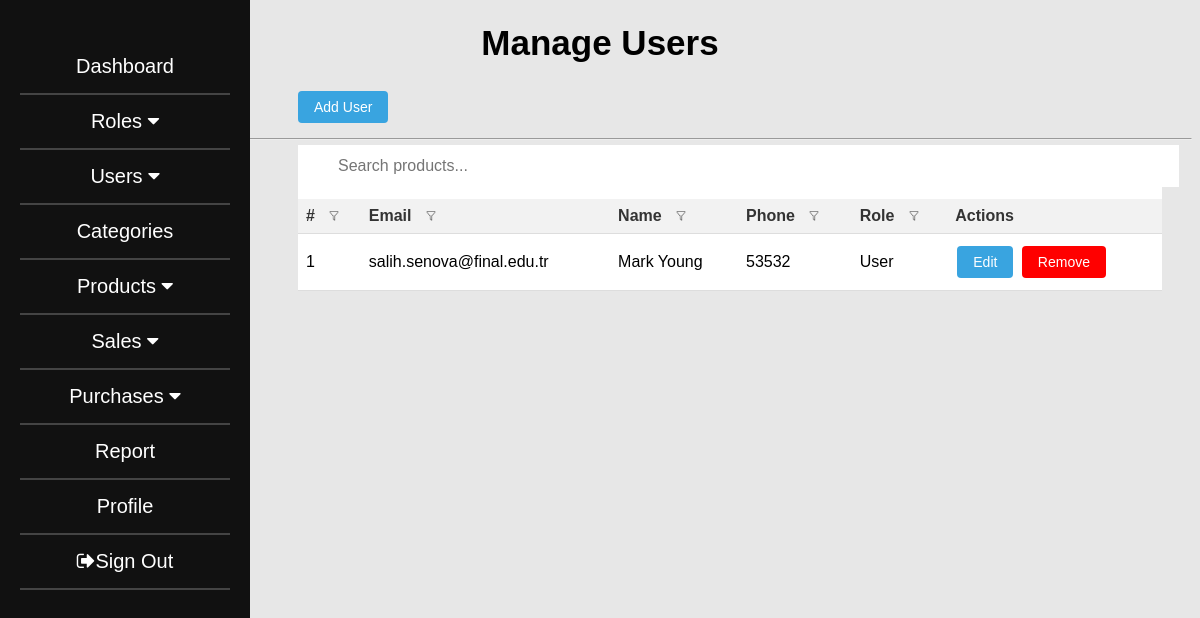
The page /RWInventory/manageuser.php (signed in) on the database its author committed.
### tables this page shows
CREATE TABLE `user` (
  `user_id` int(11) NOT NULL,
  `name` varchar(255) NOT NULL,
  `email` varchar(255) NOT NULL,
  `password` varchar(255) NOT NULL,
  `role` varchar(255) NOT NULL,
  `phone` varchar(255) NOT NULL,
  `company_id` int(11) NOT NULL
);

### RWInventory/manageuser.php (the view, shortened to what this page needs)
<?php
include("connect.php");
$company_id = $_SESSION["company_id"];
?>
<!DOCTYPE html>
<html>
<head>
<link rel="stylesheet" href="https://cdnjs.cloudflare.com/ajax/libs/font-awesome/4.7.0/css/font-awesome.min.css">
</head>
<body>
	<div class="sidebar">
    <ul>
        <li><a href="dash.php">Dashboard</a></li>
        <li class="dropdown">
        <a href="#" class="dropdown-toggle" data-toggle="dropdown">
            Roles <i class="fa fa-caret-down"></i>
        </a>
    </li>
    <li class="dropdown">
        <a href="#" class="dropdown-toggle" data-toggle="dropdown">
            Users <i class="fa fa-caret-down"></i>
        </a>
    </li>
    <li><a href="categories.php">Categories</a></li>
    <li class="dropdown">
        <a href="#" class="dropdown-toggle" data-toggle="dropdown">
            Products <i class="fa fa-caret-down"></i>
        </a>
    </li>
    <li class="dropdown">
        <a href="#" class="dropdown-toggle" data-toggle="dropdown">
            Sales <i class="fa fa-caret-down"></i>
        </a>
    </li>
    <li class="dropdown">
        <a href="#" class="dropdown-toggle" data-toggle="dropdown">
            Purchases <i class="fa fa-caret-down"></i>
        </a>
    </li>
    <li><a href="report.php">Report</a></li>
    <li><a href="profile.php">Profile</a></li>
    <li class="signout"><a href="logout.php"><i class="fa fa-sign-out"></i>Sign Out</a></li>
</ul>
	</div>
	<div class="headerl">
    <h1 style="text-align: center; font-weight: bold; font-size:35px;">Manage Users</h1>
    <a href="adduser.php">
		<button style="margin-left: 290px; margin-bottom: 30px;">Add User</button>
	  </a>
    <hr style="margin-top:-15px; margin-bottom: 5px;">
  </div>
  <div class="container">
	<input type="text" id="search-input" placeholder="Search products...">
    <table>
	<thead>
		<tr>
			<th># <img src="images/filter_icon.png" width="10px" style="margin-left:10px;"></th>
			<th>Email <img src="images/filter_icon.png" width="10px" style="margin-left:10px;"></th>
			<th>Name <img src="images/filter_icon.png" width="10px" style="margin-left:10px;"></th>
			<th>Phone <img src="images/filter_icon.png" width="10px" style="margin-left:10px;"> </th>
			<th>Role <img src="images/filter_icon.png" width="10px" style="margin-left:10px;"></th>
			<th>Actions</th>
		</tr>
	</thead>
	<tbody>
		<?php
     $sql = "SELECT * FROM user where company_id = $company_id";
     $result = mysqli_query($connect, $sql);
		if (mysqli_num_rows($result) > 0) {
			$count = 1;
			while ($row = mysqli_fetch_assoc($result)) {
        $id =  $row["user_id"];
				echo "<tr>";
				echo "<td>" . $count . "</td>";
				echo "<td>" . $row["email"] . "</td>";
				echo "<td>" . $row["name"] . "</td>";
				echo "<td>" . $row["phone"] . "</td>";
				echo "<td>" . $row["role"] . "</td>";
				echo "<td>";
				echo "<a href='edituser.php?id=" . urlencode($id) . "''><button>Edit</button></a>";
        echo "<form action='manageuser.php' method='POST' style='display:inline;'>
        <input type='hidden' name='user_id' value='" . $row["user_id"] . "'>
        <button type='submit' name='delete_user' style='background-color:red;'>Remove</button>
      </form>";
				echo "</td>";
				echo "</tr>";
				$count++;
			}
		} else {
			echo "<tr><td colspan='7'>No users found</td></tr>";
		}
		?>
	</tbody>
</table>
	</div>
</body>
</html>

### RWInventory/manageuser.php (style rules this page uses)
body { font-family: Arial, sans-serif; background-color: #f5f5f5; }
.sidebar { height: 100%; width: 250px; position: fixed; z-index: 1; top: 0; left: 0; background-color: #111; overflow-x: hidden; padding-top: 20px; }
.sidebar ul { list-style-type: none; margin: 10px; padding: 10px; }
.sidebar ul li { border-bottom: 2px solid #444; padding: 15px; text-align: center; }
.sidebar ul li a { color: #fff; display: block; font-size: 20px; text-decoration: none; }
.container { background-color:white; margin-left:290px; margin-right:30px; margin-top:2px; }
body { font-family: Arial, sans-serif; background-color:#e7e7e7; }
h1 { text-align: center; }
table { margin: auto; border-collapse: collapse; width: 100%; }
th, td { padding: 8px; text-align: left; border-bottom: 1px solid #ddd; }
th { background-color: #f2f2f2; color: #333; }
button { background-color: #39A4E0; color: white; border: none; padding: 8px 16px; text-align: center; text-decoration: none; display: inline-block; font-size: 14px; margin: 4px 2px; cursor: pointer; border-radius: 4px; }
#search-input { background-image: url('/css/searchicon.png'); background-position: 10px 12px; background-repeat: no-repeat; width: 95%; font-size: 16px; padding: 12px 20px 12px 40px; border: 0px solid #ddd; margin-bottom: 12px; }

### rows shown on the page
user: email "salih.senova@final.edu.tr", name "Mark Young", phone "53532", role "User"
